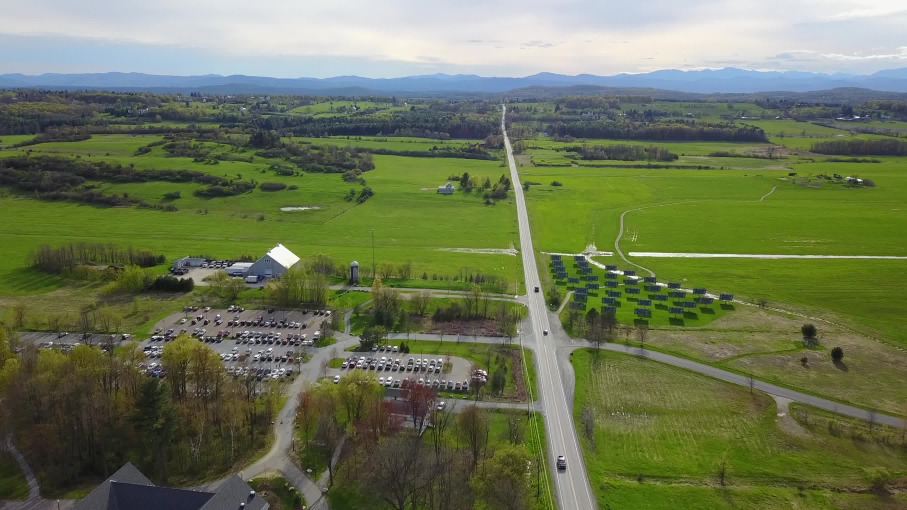
#> input picture Stitching/dji/monovo/frames/thumb0006.jpg, 2720 x 1530 px, given in place of thumb0001.jpg, which was not available (shown at 1/3 size)
$ python djiMono.py
#> lines starting #> are read from the running program, lines starting #| are printed output that depends on the picture; after the words box and inside, x2 and y2 are one past the last pixel; in counts of white or black regions, pixels touching at a corner belong together; pictures that were not available may be replaced by others from this repository, and a replacement may not be noted
### Stitching/dji/monovo/visual_odometry.py
import numpy as np
import cv2

STAGE_FIRST_FRAME = 0
STAGE_SECOND_FRAME = 1
STAGE_DEFAULT_FRAME = 2
kMinNumFeature = 1500

lk_params = dict(winSize  = (21, 21),
				#maxLevel = 3,
             	criteria = (cv2.TERM_CRITERIA_EPS | cv2.TERM_CRITERIA_COUNT, 30, 0.01))

def featureTracking(image_ref, image_cur, px_ref):
	kp2, st, err = cv2.calcOpticalFlowPyrLK(image_ref, image_cur, px_ref, None, **lk_params)  #shape: [k,2] [k,1] [k,1]

	st = st.reshape(st.shape[0])
	kp1 = px_ref[st == 1]
	kp2 = kp2[st == 1]

	return kp1, kp2


class PinholeCamera:
	def __init__(self, width, height, fx, fy, cx, cy,
				k1=0.0, k2=0.0, p1=0.0, p2=0.0, k3=0.0):
		self.width = width
		self.height = height
		self.fx = fx
		self.fy = fy
		self.cx = cx
		self.cy = cy
		self.distortion = (abs(k1) > 0.0000001)
		self.d = [k1, k2, p1, p2, k3]


class VisualOdometry:
	def __init__(self, cam):#, annotations):
		self.frame_stage = 0
		self.cam = cam
		self.new_frame = None
		self.last_frame = None
		self.cur_R = None
		self.cur_t = None
		self.px_ref = None
		self.px_cur = None
		self.focal = cam.fx
		self.pp = (cam.cx, cam.cy)
		self.trueX, self.trueY, self.trueZ = 0, 0, 0
		self.detector = cv2.FastFeatureDetector_create(threshold=25, nonmaxSuppression=True)
		#with open(annotations) as f:
		#	self.annotations = f.readlines()

	def getAbsoluteScale(self, frame_id):  #specialized for KITTI odometry dataset
		# [9 lines of commented-out code are left out]
		return 1#np.sqrt((x - x_prev)*(x - x_prev) + (y - y_prev)*(y - y_prev) + (z - z_prev)*(z - z_prev))

	def processFirstFrame(self):
		self.px_ref = self.detector.detect(self.new_frame)
		self.px_ref = np.array([x.pt for x in self.px_ref], dtype=np.float32)
		self.frame_stage = STAGE_SECOND_FRAME

	def processSecondFrame(self):
		self.px_ref, self.px_cur = featureTracking(self.last_frame, self.new_frame, self.px_ref)
		E, mask = cv2.findEssentialMat(self.px_cur, self.px_ref, focal=self.focal, pp=self.pp, method=cv2.RANSAC, prob=0.999, threshold=1.0)
		_, self.cur_R, self.cur_t, mask = cv2.recoverPose(E, self.px_cur, self.px_ref, focal=self.focal, pp = self.pp)
		self.frame_stage = STAGE_DEFAULT_FRAME
		self.px_ref = self.px_cur

	def processFrame(self, frame_id):
		self.px_ref, self.px_cur = featureTracking(self.last_frame, self.new_frame, self.px_ref)
		E, mask = cv2.findEssentialMat(self.px_cur, self.px_ref, focal=self.focal, pp=self.pp, method=cv2.RANSAC, prob=0.999, threshold=1.0)
		_, R, t, mask = cv2.recoverPose(E, self.px_cur, self.px_ref, focal=self.focal, pp = self.pp)
		absolute_scale = self.getAbsoluteScale(frame_id)
		if(absolute_scale > 0.1):
			self.cur_t = self.cur_t + absolute_scale*self.cur_R.dot(t)
			self.cur_R = R.dot(self.cur_R)
		if(self.px_ref.shape[0] < kMinNumFeature):
			self.px_cur = self.detector.detect(self.new_frame)
			self.px_cur = np.array([x.pt for x in self.px_cur], dtype=np.float32)
		self.px_ref = self.px_cur

	def update(self, img, frame_id):
		assert(img.ndim==2 and img.shape[0]==self.cam.height and img.shape[1]==self.cam.width), "Frame: provided image has not the same size as the camera model or image is not grayscale"
		self.new_frame = img
		if(self.frame_stage == STAGE_DEFAULT_FRAME):
			self.processFrame(frame_id)
		elif(self.frame_stage == STAGE_SECOND_FRAME):
			self.processSecondFrame()
		elif(self.frame_stage == STAGE_FIRST_FRAME):
			self.processFirstFrame()
		self.last_frame = self.new_frame

### Stitching/dji/monovo/djiMono.py
import numpy as np
import cv2

from visual_odometry import PinholeCamera, VisualOdometry


cam = PinholeCamera(2720.0, 1530.0, 1911.53, 1909.47, 1482.79, 1345.40)
vo = VisualOdometry(cam)

traj = np.zeros((600,600,3), dtype=np.uint8)

for img_id in range(1, 169):
	img = cv2.imread('frames/thumb'+str(img_id).zfill(4)+'.jpg', 0)
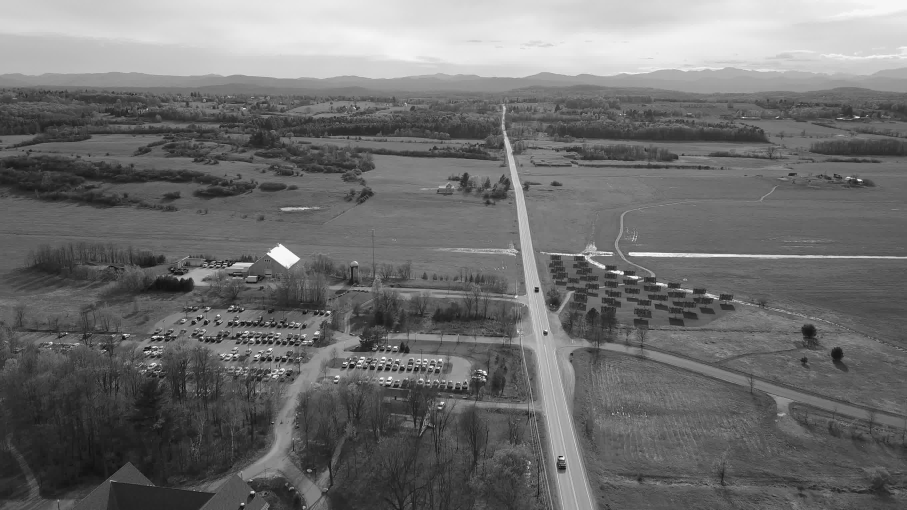
#> img: shape (1530, 2720) (shown at 1/3 size); min 0, max 255, mean 110.9
	#print('flight6/output-'+str(img_id).zfill(4)+'.png')
	# Resize image
	#img = cv2.resize(img,(960,720))
	#img = cv2.cvtColor(img, cv2.COLOR_BGR2GRAY)
	vo.update(img, img_id)
#> in processFirstFrame, `self.px_ref = self.detector.detect(self.new_frame)`: self.px_ref = 14535 keypoints; strongest (x, y, size): (514, 807, 7), (779, 1021, 7), (861, 974, 7), (699, 1173, 7)
#> in processFirstFrame, `self.px_ref = np.array([x.pt for x in self.px_ref], dtype=np.float32)`: self.px_ref = 14535 pairs, first value 3 to 2715, second value 204 to 1526

	cur_t = vo.cur_t
	if(img_id > 2):
		x, y, z = cur_t[0], cur_t[1], cur_t[2]
	else:
		x, y, z = 0., 0., 0.
	draw_x, draw_y = int(x)+290, int(z)+450
	true_x, true_y = int(vo.trueX)+290, int(vo.trueZ)+450

	cv2.circle(traj, (draw_x,draw_y), 1, (img_id*255/4540,255-img_id*255/4540,0), 1)
	cv2.circle(traj, (true_x,true_y), 1, (0,0,255), 2)
#> traj: shape (600, 600, 3); mean of channels 0, 1, 2 0, 0, 0
	cv2.rectangle(traj, (10, 20), (600, 60), (0,0,0), -1)
	text = "Coordinates: x=%2fm y=%2fm z=%2fm"%(x,y,z)
	cv2.putText(traj, text, (20,40), cv2.FONT_HERSHEY_PLAIN, 1, (255,255,255), 1, 8)
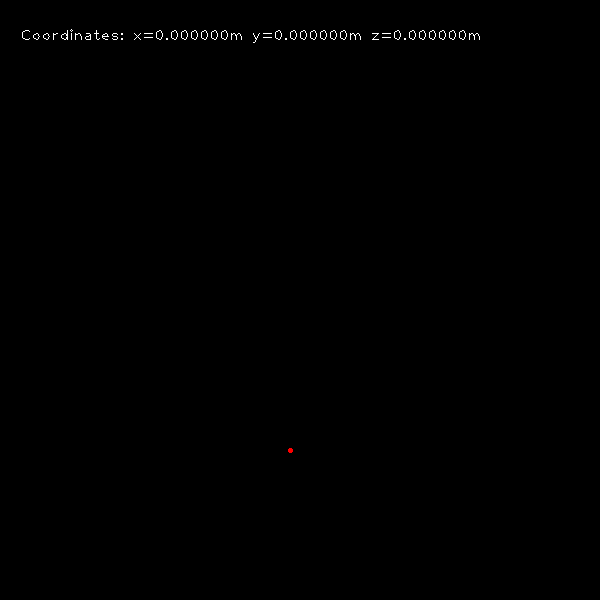
#> traj: shape (600, 600, 3); mean of channels 0, 1, 2 0.6, 0.6, 0.6; drawn as B, G, R

	cv2.imshow('Road facing camera', img)
	cv2.imshow('Trajectory', traj)
	cv2.waitKey(1)
#> pass 2 of the loop `for img_id in range(1, 169):`:
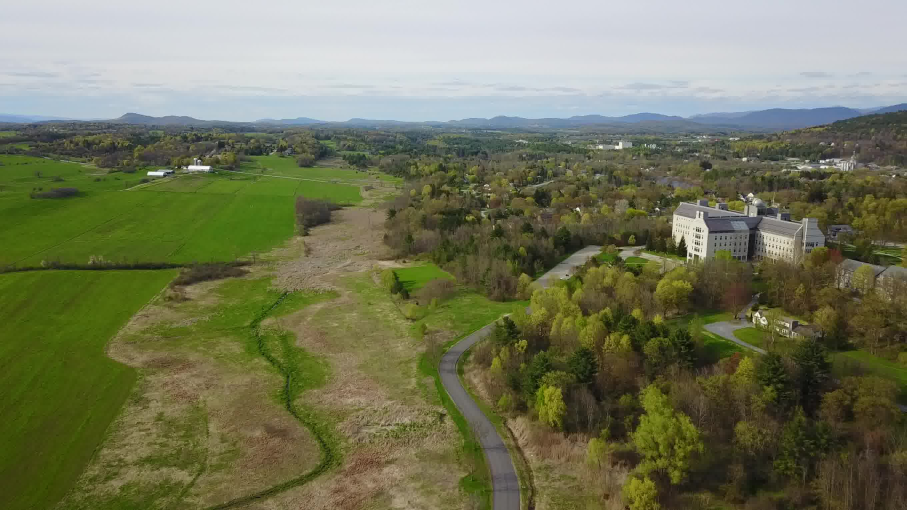
#> input picture Stitching/dji/monovo/frames/thumb0055.jpg, 2720 x 1530 px, given in place of thumb0002.jpg, which was not available (shown at 1/3 size)
#> `img = cv2.imread('frames/thumb'+str(img_id).zfill(4)+'.jpg', 0)`:
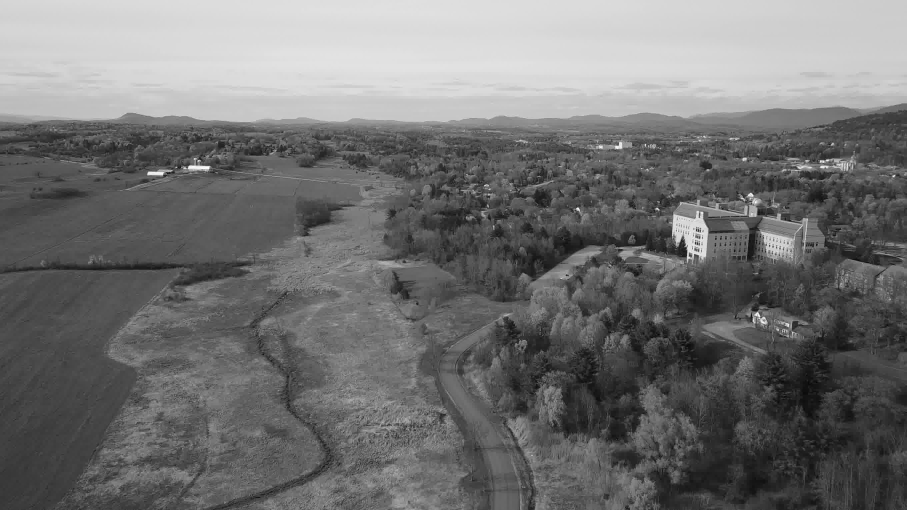
#> img: shape (1530, 2720) (shown at 1/3 size); min 0, max 255, mean 113.7
#> in featureTracking, `kp2, st, err = cv2.calcOpticalFlowPyrLK(image_ref, image_cur, px_ref, ..`: kp2 = 14535 pairs, first value -158 to 2840.6, second value -175.3 to 1697.8; st = 14535 values, max 1 at index 0, min 0 at index 229, mean 0.917; err = 14535 values, max 2.69e+36 at index 14523, min -1.12e+23 at index 14512, mean 1.85e+32
#> kp1 = 13326 pairs, first value 3 to 2715, second value 204 to 1526
#> in featureTracking, `kp2 = kp2[st == 1]`: kp2 = 13326 pairs, first value -7.31 to 2728.4, second value -0.321 to 1539.2
#> in processSecondFrame, `self.px_ref, self.px_cur = featureTracking(self.last_frame, self.new_f..`: self.px_ref has the same summary as kp1 in featureTracking; self.px_cur has the same summary as kp2 in featureTracking
#> in processSecondFrame, `E, mask = cv2.findEssentialMat(self.px_cur, self.px_ref, focal=self.fo..`: E = [[0.0355, 0.414, 0.0294], [-0.0352, -0.00186, -0.705], [0.0455, 0.57, -0.0272]]; mask = 13326 values, max 1 at index 846, min 0 at index 0, mean 0.018
#> in processSecondFrame, `_, self.cur_R, self.cur_t, mask = cv2.recoverPose(E, self.px_cur, self..`: self.cur_R = [[0.83, -0.11, 0.547], [0.138, 0.99, -0.00948], [-0.541, 0.0832, 0.837]]; self.cur_t = [-0.808, -0.0564, 0.587]; mask = 13326 values, max 255 at index 0, min 0 at index 1502, mean 254.9
#> in processSecondFrame, `self.px_ref = self.px_cur`: self.px_ref has the same summary as kp2 in featureTracking
#> cur_t = [-0.808, -0.0564, 0.587]
#> `cv2.circle(traj, (draw_x,draw_y), 1, (img_id*255/4540,255-img_id*255/4..`:
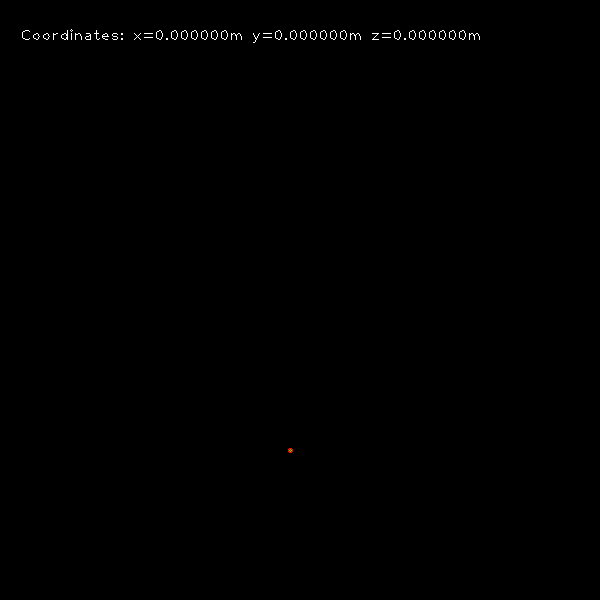
#> traj: shape (600, 600, 3); under 0.01% of pixels changed, all inside (x1, y1, x2, y2) = (289, 449, 292, 452); drawn as B, G, R
#> (the run stopped early here; a loop or call above may not have finished)
